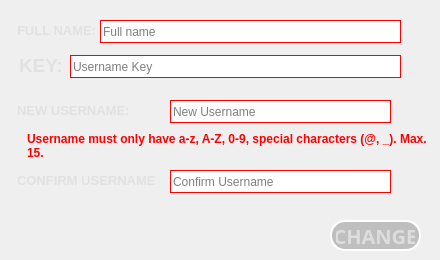
        <widget class="QWidget" name="usernamepage">
         <widget class="QLabel" name="UserKey">
          <property name="geometry">
           <rect>
            <x>10</x>
            <y>50</y>
            <width>61</width>
            <height>31</height>
           </rect>
          </property>
          <property name="font">
           <font>
            <pointsize>14</pointsize>
            <weight>75</weight>
            <bold>true</bold>
           </font>
          </property>
          <property name="styleSheet">
           <string notr="true">color: rgb(225, 225, 225);
border: 2px solid white;
border-style: outset;
border-radius: 15px;
padding: 4px;
border: none;</string>
          </property>
          <property name="text">
           <string>KEY:</string>
          </property>
          <property name="alignment">
           <set>Qt::AlignLeading|Qt::AlignLeft|Qt::AlignVCenter</set>
          </property>
         </widget>
         <widget class="QLineEdit" name="UsernameKey">
          <property name="enabled">
           <bool>true</bool>
          </property>
          <property name="geometry">
           <rect>
            <x>70</x>
            <y>55</y>
            <width>331</width>
            <height>23</height>
           </rect>
          </property>
          <property name="styleSheet">
           <string notr="true">background-color: rgb(255, 255, 255);
border: 1px solid red;</string>
          </property>
          <property name="placeholderText">
           <string>Username Key</string>
          </property>
          <property name="clearButtonEnabled">
           <bool>true</bool>
          </property>
         </widget>
         <widget class="QLabel" name="keyTick">
          <property name="geometry">
           <rect>
            <x>410</x>
            <y>55</y>
            <width>21</width>
            <height>21</height>
           </rect>
          </property>
          <property name="text">
           <string/>
          </property>
          <property name="pixmap">
           <pixmap>../Resources/tick.png</pixmap>
          </property>
          <property name="scaledContents">
           <bool>true</bool>
          </property>
         </widget>
         <widget class="QLabel" name="NewUserTick">
          <property name="geometry">
           <rect>
            <x>400</x>
            <y>100</y>
            <width>21</width>
            <height>21</height>
           </rect>
          </property>
          <property name="text">
           <string/>
          </property>
          <property name="pixmap">
           <pixmap>../Resources/tick.png</pixmap>
          </property>
          <property name="scaledContents">
           <bool>true</bool>
          </property>
         </widget>
         <widget class="QLabel" name="ConfirmUserLabel">
          <property name="geometry">
           <rect>
            <x>10</x>
            <y>165</y>
            <width>151</width>
            <height>31</height>
           </rect>
          </property>
          <property name="font">
           <font>
            <pointsize>10</pointsize>
            <weight>75</weight>
            <bold>true</bold>
           </font>
          </property>
          <property name="styleSheet">
           <string notr="true">color: rgb(225, 225, 225);
border: 2px solid white;
border-style: outset;
border-radius: 15px;
padding: 4px;
border: none;</string>
          </property>
          <property name="text">
           <string>CONFIRM USERNAME:</string>
          </property>
          <property name="alignment">
           <set>Qt::AlignLeading|Qt::AlignLeft|Qt::AlignVCenter</set>
          </property>
         </widget>
         <widget class="QLabel" name="ConfirmTick">
          <property name="geometry">
           <rect>
            <x>400</x>
            <y>170</y>
            <width>21</width>
            <height>21</height>
           </rect>
          </property>
          <property name="text">
           <string/>
          </property>
          <property name="pixmap">
           <pixmap>../Resources/tick.png</pixmap>
          </property>
          <property name="scaledContents">
           <bool>true</bool>
          </property>
         </widget>
         <widget class="QLabel" name="NewUsernameLabel_2">
          <property name="geometry">
           <rect>
            <x>20</x>
            <y>125</y>
            <width>411</width>
            <height>41</height>
           </rect>
          </property>
          <property name="font">
           <font>
            <pointsize>9</pointsize>
            <weight>75</weight>
            <bold>true</bold>
           </font>
          </property>
          <property name="styleSheet">
           <string notr="true">color: rgb(225, 225, 225);
border: 2px solid white;
border-style: outset;
border-radius: 15px;
padding: 4px;
border: none;
color: rgb(255, 0, 0);</string>
          </property>
          <property name="text">
           <string>Username must only have a-z, A-Z, 0-9, special characters (@, _). Max. 15.</string>
          </property>
          <property name="alignment">
           <set>Qt::AlignLeading|Qt::AlignLeft|Qt::AlignVCenter</set>
          </property>
          <property name="wordWrap">
           <bool>true</bool>
          </property>
         </widget>
         <widget class="QLabel" name="NewUsernameLabel">
          <property name="geometry">
           <rect>
            <x>10</x>
            <y>95</y>
            <width>151</width>
            <height>31</height>
           </rect>
          </property>
          <property name="font">
           <font>
            <pointsize>10</pointsize>
            <weight>75</weight>
            <bold>true</bold>
           </font>
          </property>
          <property name="styleSheet">
           <string notr="true">color: rgb(225, 225, 225);
border: 2px solid white;
border-style: outset;
border-radius: 15px;
padding: 4px;
border: none;</string>
          </property>
          <property name="text">
           <string>NEW USERNAME:</string>
          </property>
          <property name="alignment">
           <set>Qt::AlignLeading|Qt::AlignLeft|Qt::AlignVCenter</set>
          </property>
         </widget>
         <widget class="QPushButton" name="UserChange">
          <property name="enabled">
           <bool>true</bool>
          </property>
          <property name="geometry">
           <rect>
            <x>330</x>
            <y>220</y>
            <width>91</width>
            <height>31</height>
           </rect>
          </property>
          <property name="font">
           <font>
            <family>Bahnschrift SemiBold</family>
            <pointsize>15</pointsize>
            <weight>75</weight>
            <bold>true</bold>
           </font>
          </property>
          <property name="cursor">
           <cursorShape>PointingHandCursor</cursorShape>
          </property>
          <property name="toolTip">
           <string/>
          </property>
          <property name="styleSheet">
           <string notr="true">background-color: rgba(64, 64, 64, 70);
color: rgb(221, 221, 221);
border: 2px solid white;
border-style: outset;
border-radius: 15px;
padding: 4px;</string>
          </property>
          <property name="text">
           <string>CHANGE</string>
          </property>
         </widget>
         <widget class="QLineEdit" name="NewUsername">
          <property name="enabled">
           <bool>false</bool>
          </property>
          <property name="geometry">
           <rect>
            <x>170</x>
            <y>100</y>
            <width>221</width>
            <height>23</height>
           </rect>
          </property>
          <property name="styleSheet">
           <string notr="true">background-color: rgb(255, 255, 255);
border: 1px solid red;</string>
          </property>
          <property name="maxLength">
           <number>15</number>
          </property>
          <property name="placeholderText">
           <string>New Username</string>
          </property>
          <property name="clearButtonEnabled">
           <bool>true</bool>
          </property>
         </widget>
         <widget class="QLineEdit" name="ConfirmUsername">
          <property name="enabled">
           <bool>false</bool>
          </property>
          <property name="geometry">
           <rect>
            <x>170</x>
            <y>170</y>
            <width>221</width>
            <height>23</height>
           </rect>
          </property>
          <property name="styleSheet">
           <string notr="true">background-color: rgb(255, 255, 255);
border: 1px solid red;</string>
          </property>
          <property name="maxLength">
           <number>15</number>
          </property>
          <property name="placeholderText">
           <string>Confirm Username</string>
          </property>
          <property name="clearButtonEnabled">
           <bool>true</bool>
          </property>
         </widget>
         <widget class="QLabel" name="useless_11">
          <property name="geometry">
           <rect>
            <x>10</x>
            <y>15</y>
            <width>91</width>
            <height>31</height>
           </rect>
          </property>
          <property name="font">
           <font>
            <pointsize>10</pointsize>
            <weight>75</weight>
            <bold>true</bold>
           </font>
          </property>
          <property name="styleSheet">
           <string notr="true">color: rgb(225, 225, 225);
border: 2px solid white;
border-style: outset;
border-radius: 15px;
padding: 4px;
border: none;</string>
          </property>
          <property name="text">
           <string>FULL NAME:</string>
          </property>
          <property name="alignment">
           <set>Qt::AlignLeading|Qt::AlignLeft|Qt::AlignVCenter</set>
          </property>
         </widget>
         <widget class="QLineEdit" name="UserFullname">
          <property name="enabled">
           <bool>true</bool>
          </property>
          <property name="geometry">
           <rect>
            <x>100</x>
            <y>20</y>
            <width>301</width>
            <height>23</height>
           </rect>
          </property>
          <property name="styleSheet">
           <string notr="true">background-color: rgb(255, 255, 255);
border: 1px solid red;
border-top-left-radius : 0px;
border-top-right-radius : 0px; 
border-bottom-left-radius : 0px; 
border-bottom-right-radius : 0px;</string>
          </property>
          <property name="placeholderText">
           <string>Full name</string>
          </property>
          <property name="clearButtonEnabled">
           <bool>true</bool>
          </property>
         </widget>
        </widget>
